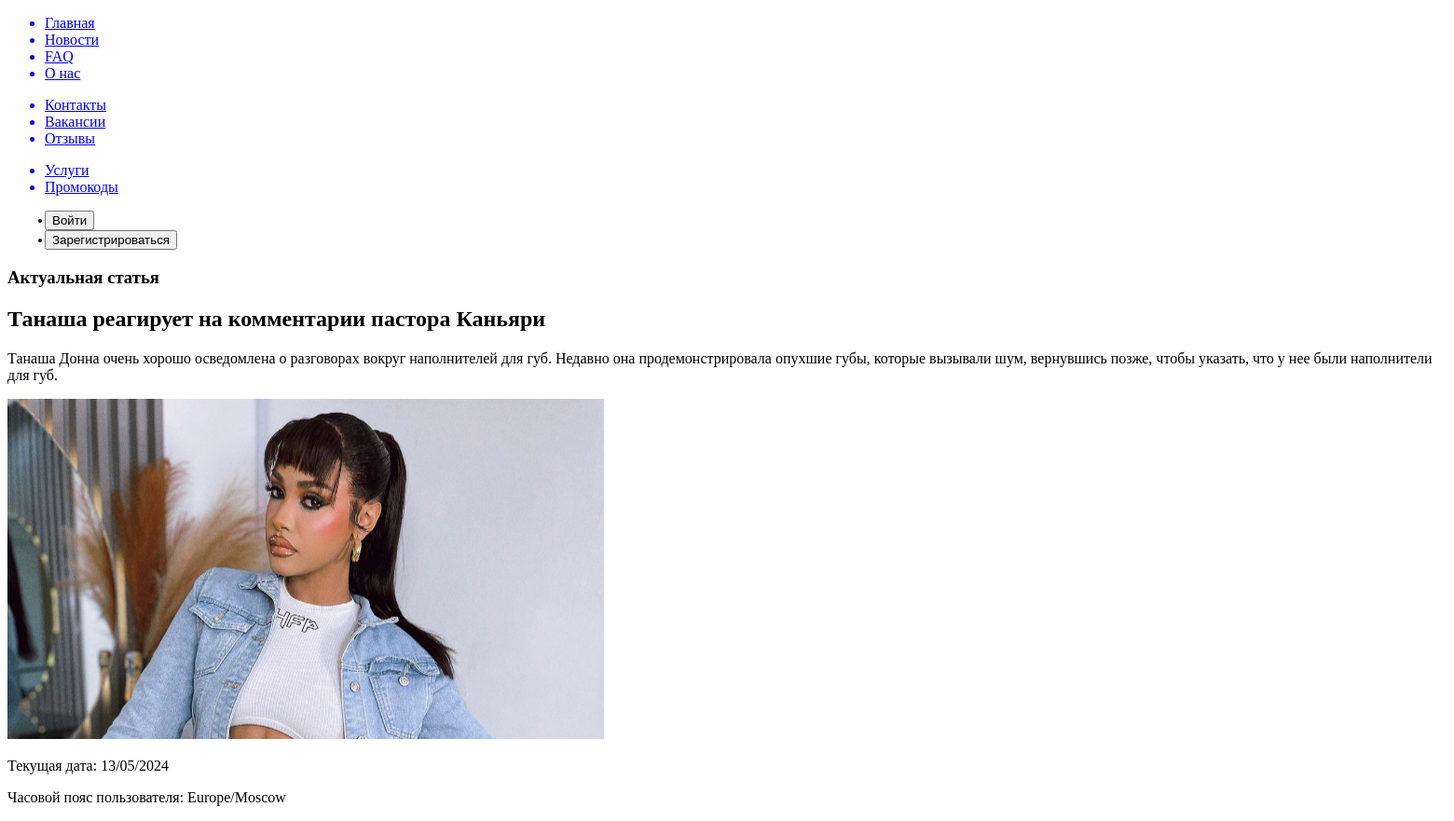
/, run on an earlier commit of the app's database.
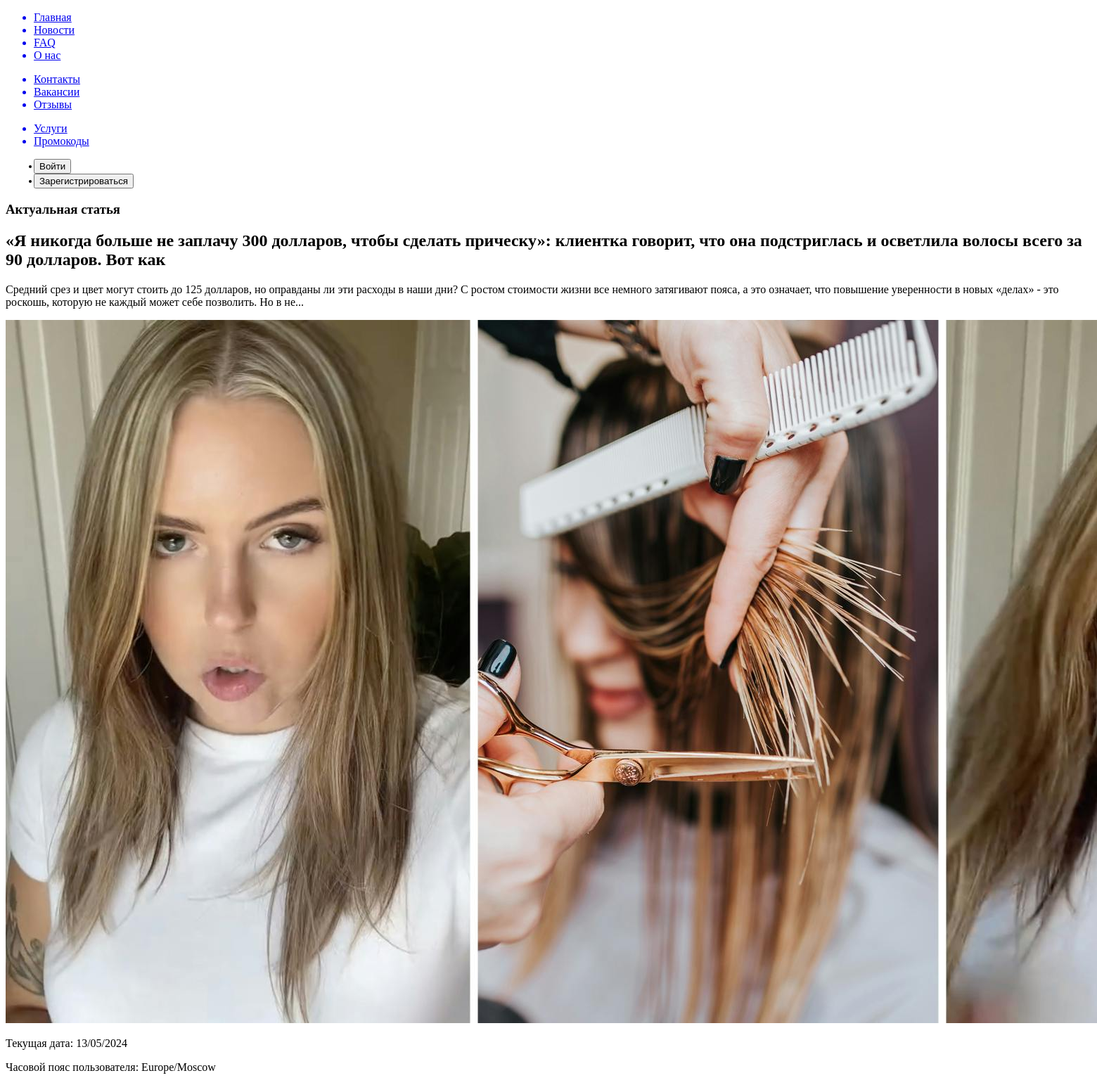
And on a later commit of the database.
### main/models.py (models this page shows, shortened)
class Articles(models.Model):
    title = models.CharField('Название', max_length=50)
    summary = models.CharField('Краткая информация', max_length=500)
    image = models.ImageField('Картинка', upload_to='main/images')
    class Meta:
        verbose_name = 'Новость'
        verbose_name_plural = 'Новости'

### main/views.py (the view)
# urls.py: path('', views.index, name='home'),
def index(request):
    latest_article = Articles.objects.last()
    user_timezone = 'Europe/Moscow'
    tz = pytz.timezone(user_timezone)
    current_date = timezone.now().astimezone(tz)
    return render(request, 'main/index.html', {
        'latest_article': latest_article,
        'current_date': current_date,
        'user_timezone': user_timezone,
    })

### main/templates/main/index.html (shortened to what this page needs)
{% extends 'main/layout.html' %}
{% block content %}
    <article>
        <h3>Актуальная статья</h3>
        <h2>{{ latest_article.title }}</h2>
        <p>{{ latest_article.summary }}</p>
        <img src="{{ latest_article.image.url }}" alt="{{ latest_article.title }}">
    </article>
    <div>
        <p>Текущая дата: {{ current_date|date:"d/m/Y" }}</p>
        <p>Часовой пояс пользователя: {{ user_timezone }}</p>
    </div>
{% endblock %}

What changed in the data, as far as the page shows it:
no longer on this page (row unchanged): Articles: title "Танаша реагирует на комментарии пастора Каньяри", summary "Танаша Донна очень хорошо осведомлена о разговорах вокруг наполнителей для губ. Недавно она продемонстрировала опухшие губы, которые вызывали шум, вернувшись позже, чтобы указать, что у нее были наполнители для губ.", image (picture)
added Articles: title "«Я никогда больше не заплачу 300 долларов, чтобы сделать прическу»: клиентка говорит, что она подстриглась и осветлила волосы всего за 90 долларов. Вот как", summary "Средний срез и цвет могут стоить до 125 долларов, но оправданы ли эти расходы в наши дни? С ростом стоимости жизни все немного затягивают пояса, а это означает, что повышение уверенности в новых «делах» - это роскошь, которую не каждый может себе позволить. Но в не...", image (picture)
